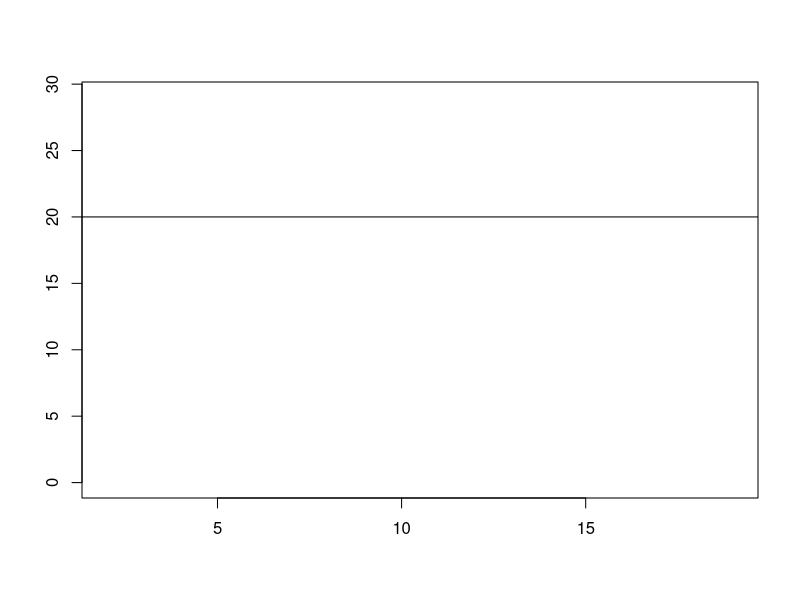

Here is the R script that generated this plot: (Note: this script raises an error after producing the figure.)
# Testing plot to make visualizations

#make court visual
x = c(1:20)
y= c(20,20,20,20,20,20,20,20,20,20,20,20,20,20,20,20,20,20,20,20)
plot(x,y,type = "l", xlim =c(2,19), ylim = c(0,29), xlab = "", ylab="") #xaxt='n',yaxt='n'

# add to top_4 start zone-- probably should go back and have this by default for lines
top_4 <- top_4 |> mutate(start_x = case_when(
  AttackPlay=="Go" ~ 19.5,
  AttackPlay=="Hut" ~ 16
))
start_y = 30
top_4 <- top_4 |> mutate(end_x = case_when(
  end_zone==1 ~ 16,
  end_zone==6 ~ 10
), end_y = case_when(
  end_zone == 5 | end_zone == 6 | end_zone == 1 ~ 5,
  end_zone == 7 | end_zone == 8 | end_zone == 9 ~ 15,
  end_zone == 4 | end_zone == 3 | end_zone == 2 ~ 25
))

# add lines to plot
arrows(top_4[[1,5]], start_y, top_4[[1,6]],top_4[[1,7]], length = 0.05, lwd=2)
